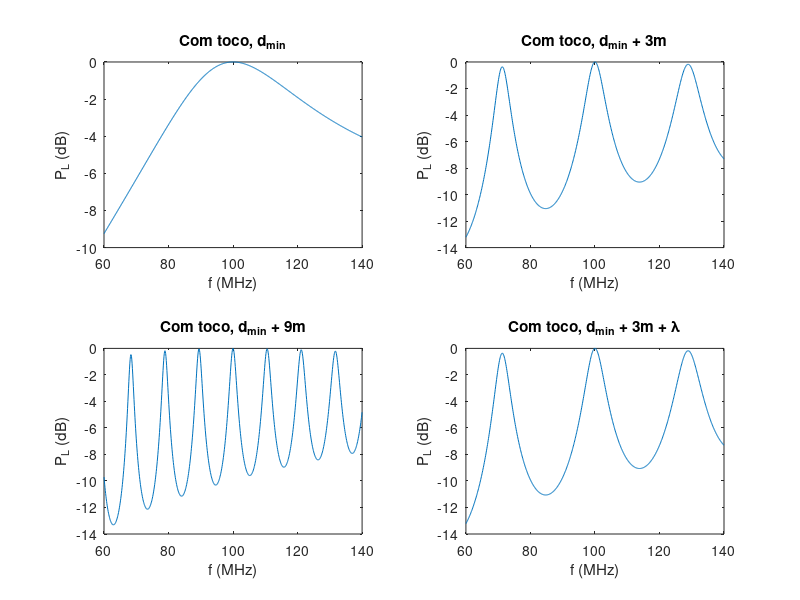

This chart was generated by the following MATLAB code:
clear
nusp = 13835322; % Murilo Hiroaki Seko
nusp=586;

format long;

disp 'Questão 1';

mnp = rem(nusp,1000)/10;
ZL = 400 + mnp;
Z0 = 75; u = 2e8;
rhol=(ZL-Z0)/(ZL+Z0);
f=100e6;
lambda=u/f;
l=50;
Eg = 15*sqrt(2); % Vef
Rg = 75;

% item a
disp ' '; disp 'item a';
Pd = Eg^2/(4*Rg);
disp 'Pd (W) ='; disp (Pd);

%itens b, c
d = 0.18*lambda; % dist min, para aprox. 227 ohms
yd = Z0/ZL; % inicial = yL = YL*Z0
% yL = Z0/ZL;

d=(pi-acos(abs(rhol))+angle(rhol))*lambda/4/pi;
rhod=rhol*exp(-1j*4*pi*d/lambda);
yd = (1-rhod)/(1+rhod);
disp ' '; disp 'item b';
disp 'd (m) ='; disp(d);
disp ' '; disp 'item c';
disp 'yd (S/S (adimensional)) ='; disp(yd);
disp 'b (S/S (adimensional)) ='; disp(imag(yd));

% item d
disp ' '; disp 'item d';
b = imag(yd);
arg_rho_t = angle((1/(-1j*b) - 1)/(1/(-1j*b) + 1)); % *180/pi
lt = lambda/4*(1-arg_rho_t/pi);
disp 'lt (m) ='; disp(lt);

% item e
f=600:1400; f=f*1e5;
lambda=u./f;
% e-i
% e-ii
rhod=rhol*exp(-1j*4*pi*d./lambda);
rhot=-1*exp(-1j*4*pi*lt./lambda);
b=(1-rhot)./(1+rhot);
Yd = ((1-rhod)./(1+rhod))./Z0 + b./Z0;
rhod=(1./Yd-Z0)./(1./Yd+Z0);
rhoent=rhod.*exp(-1j*4*pi.*(l-d)./lambda);
Zent=Z0.*(1+rhoent)./(1-rhoent);
Ient=Eg./(Zent+Rg); Ient=abs(Ient);
Pent=real(Zent).*Ient.^2; % Carga casada, P_ent = P_L
ganho=10*log10(Pent./Pd);
subplot(2,2,1);
plot(f/1e6,ganho);
xlabel('f (MHz)');
ylabel('P_L (dB)');
title('Com toco, d_{min}');
disp ' '; disp 'item e ii: Com toco';
disp 'P_max (W) ='; disp(max(Pent));
disp 'BW com toco (MHz, MHz) =';
BW = zeros(1,2);
j=1;
for k=1:size(f)(2)
  if (ganho(k) > -2)
      if (j==1)
          BW(j) = f(k); j = j+1;
      else if (k==size(f)(2))
          BW(2)=f(k);
          disp 'Fora da faixa pedida, aumentar a banda de frequencias (linha 52)';
          end end
  else
      if (j==2)
        BW(j) = f(k); j = j+1; end
  end
end
disp (BW*1e-6); disp 'BandWidth (MHz) ='; disp ((BW(2) - BW(1))*1e-6+0.1);

% e iii
d = d + 3;
rhod=rhol*exp(-1j*4*pi*d./lambda);
rhot=-1*exp(-1j*4*pi*lt./lambda);
b=(1-rhot)./(1+rhot);
Yd = ((1-rhod)./(1+rhod))./Z0 + b./Z0;
rhod=(1./Yd-Z0)./(1./Yd+Z0);
rhoent=rhod.*exp(-1j*4*pi.*(l-d)./lambda);
Zent=Z0.*(1+rhoent)./(1-rhoent);
Ient=Eg./(Zent+Rg); Ient=abs(Ient);
Pent=real(Zent).*Ient.^2; % Carga casada, P_ent = P_L
ganho=10*log10(Pent./Pd);
subplot(2,2,2);
plot(f/1e6,ganho);
xlabel('f (MHz)');
ylabel('P_L (dB)');
title('Com toco, d_{min} + 3m');
BW2 = zeros(1,2);
j=1;
for k=1:400
  if (ganho(k) > -2)
      if (j==1)
          BW2(j) = f(k); j = j+1; end
  else
      if (j==2)
          BW2(j) = f(k); j = j+1; end
  end
end
disp ' '; disp 'item e iii: Com toco + 3m';
disp 'P_max (W) ='; disp(max(Pent));
disp 'BW com toco + 3m (MHz, MHz) ='; disp (BW2*1e-6); disp 'BandWidth (MHz) ='; disp ((BW2(2) - BW2(1))*1e-6+0.1);

d = d + lambda;
rhod=rhol*exp(-1j*4*pi*d./lambda);
rhot=-1*exp(-1j*4*pi*lt./lambda);
b=(1-rhot)./(1+rhot);
Yd = ((1-rhod)./(1+rhod))./Z0 + b./Z0;
rhod=(1./Yd-Z0)./(1./Yd+Z0);
rhoent=rhod.*exp(-1j*4*pi.*(l-d)./lambda);
Zent=Z0.*(1+rhoent)./(1-rhoent);
Ient=Eg./(Zent+Rg); Ient=abs(Ient);
Pent=real(Zent).*Ient.^2; % Carga casada, P_ent = P_L
ganho=10*log10(Pent./Pd);
subplot(2,2,4);
plot(f/1e6,ganho);
xlabel('f (MHz)');
ylabel('P_L (dB)');
title('Com toco, d_{min} + 3m + \lambda');

d = d - lambda + 6;
rhod=rhol*exp(-1j*4*pi*d./lambda);
rhot=-1*exp(-1j*4*pi*lt./lambda);
b=(1-rhot)./(1+rhot);
Yd = ((1-rhod)./(1+rhod))./Z0 + b./Z0;
rhod=(1./Yd-Z0)./(1./Yd+Z0);
rhoent=rhod.*exp(-1j*4*pi.*(l-d)./lambda);
Zent=Z0.*(1+rhoent)./(1-rhoent);
Ient=Eg./(Zent+Rg); Ient=abs(Ient);
Pent=real(Zent).*Ient.^2; % Carga casada, P_ent = P_L
ganho=10*log10(Pent./Pd);
subplot(2,2,3);
plot(f/1e6,ganho);
xlabel('f (MHz)');
ylabel('P_L (dB)');
title('Com toco, d_{min} + 9m');
